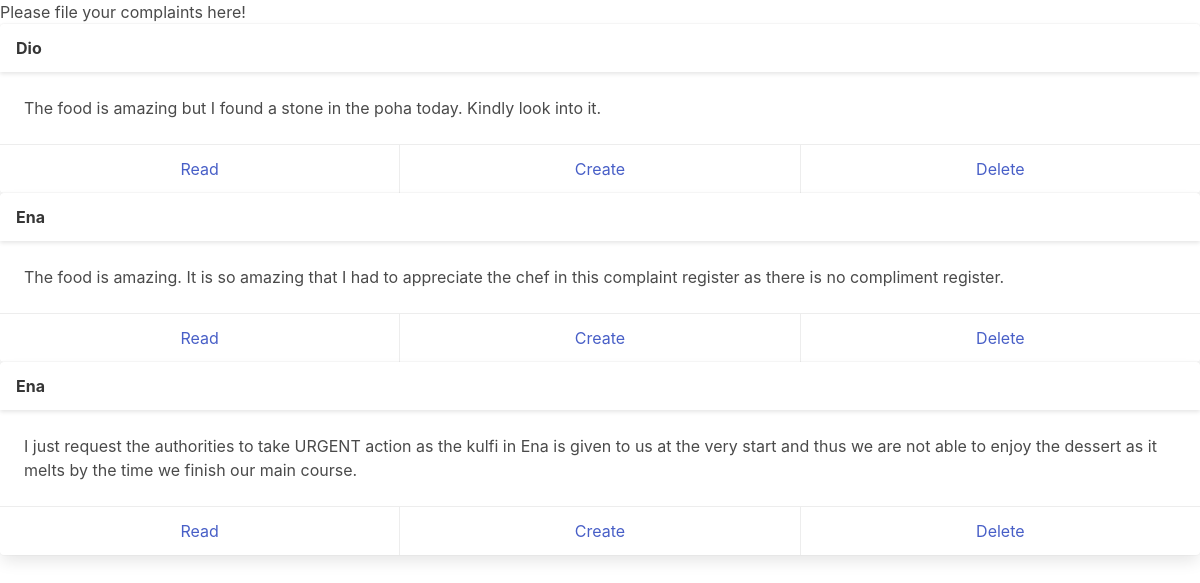
/cms/, run on the app's committed database.
### cms/models.py (models this page shows, shortened)
class MessComplaint(models.Model):
    messName = models.CharField(max_length=255, blank=False, null=False)
    complaint = models.TextField(blank=False, null=False)

### cms/views.py (the view)
# urls.py: path("", cmsFun, name="cmsFun"),
def cmsFun(request):
    data = MessComplaint.objects.all()
    return render(
        request=request, template_name="cms/cms.html", context={"data": data}
    )  # context should be a dictionary rather than a list

### templates/cms/cms.html (shortened to what this page needs)
<!DOCTYPE html>
<html lang="en">
  <head>
    <link
      rel="stylesheet"
      href="https://cdn.jsdelivr.net/npm/bulma@0.9.4/css/bulma.min.css"
    />
  </head>
  <body>
    <h1>Please file your complaints here!</h1>
    {%for entry in data %}
    <div class="card">
      <header class="card-header">
        <p class="card-header-title">{{entry.messName}}</p>
        <button class="card-header-icon" aria-label="more options">
          <span class="icon">
          </span>
        </button>
      </header>
      <div class="card-content">
        <div class="content">{{entry.complaint}}</div>
      </div>
      <footer class="card-footer">
        <a
          href="{% url 'cms:read' complaint_id=MessComplaint.id%}"
          class="card-footer-item"
          >Read</a
        >
        <a href="#" class="card-footer-item">Create</a>
        <a href="#" class="card-footer-item">Delete</a>
      </footer>
    </div>
    {%endfor%}
  </body>
</html>

### data on the page
MessComplaint: messName "Dio", complaint "The food is amazing but I found a stone in the poha today. Kindly look into it."
MessComplaint: messName "Ena", complaint "The food is amazing. It is so amazing that I had to appreciate the chef in this complaint register as there is no compliment register."
MessComplaint: messName "Ena", complaint "I just request the authorities to take URGENT action as the kulfi in Ena is given to us at the very start and thus we are not able to enjoy the dessert as it melts by the time we finish our main course."
